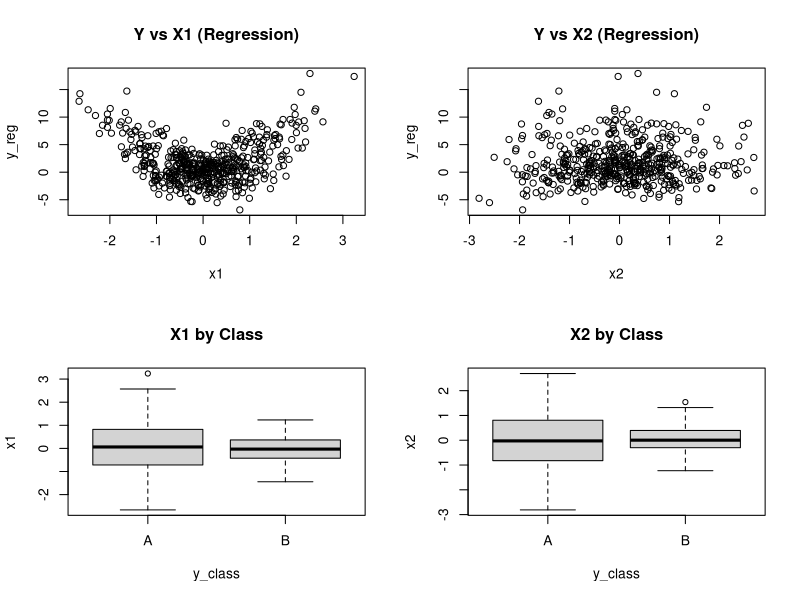
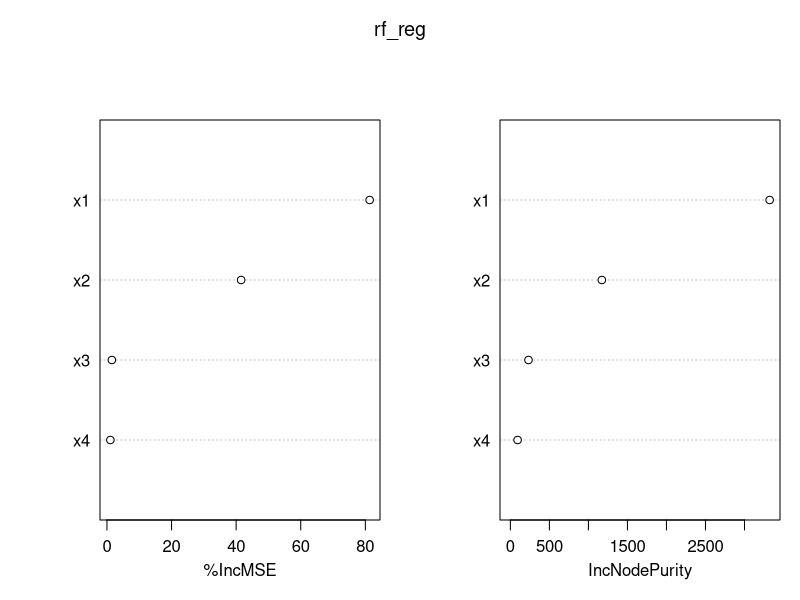
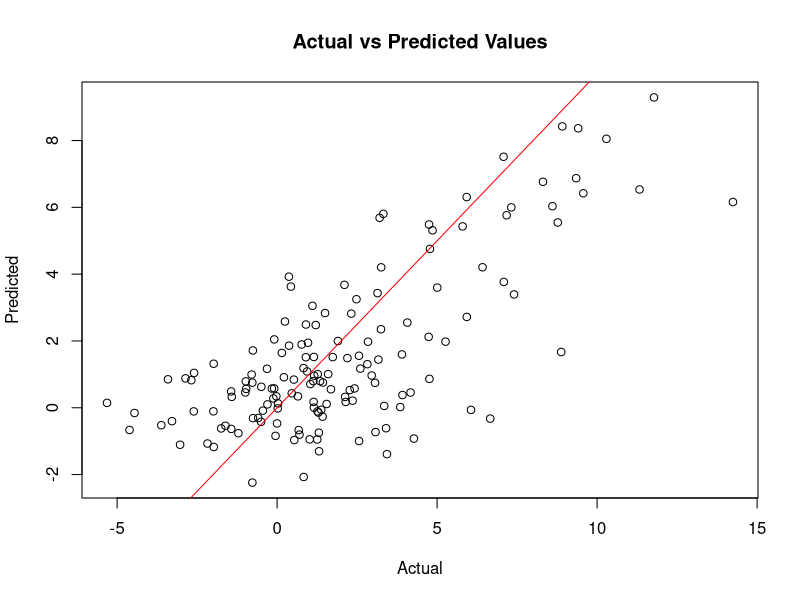
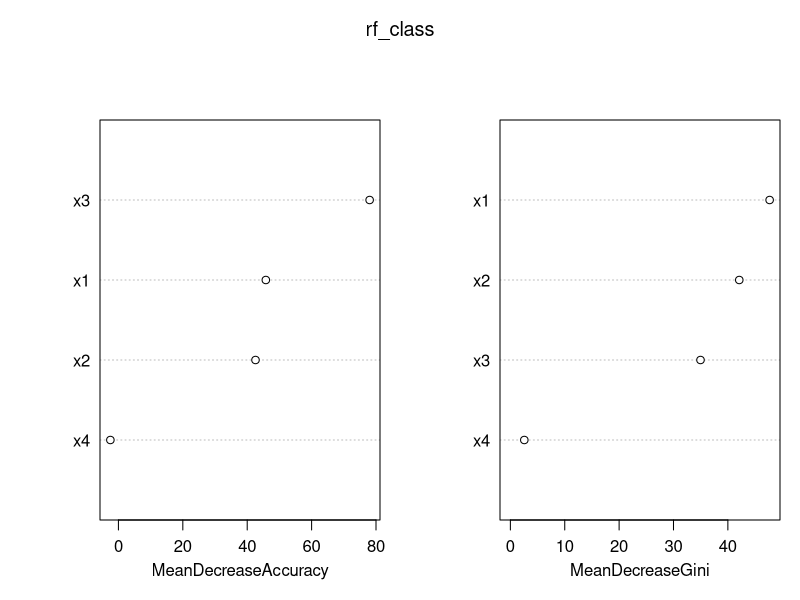
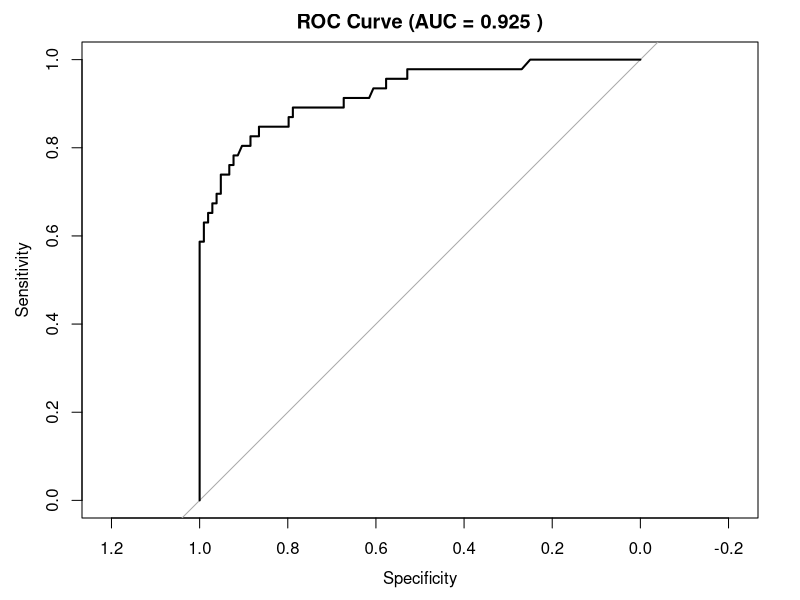
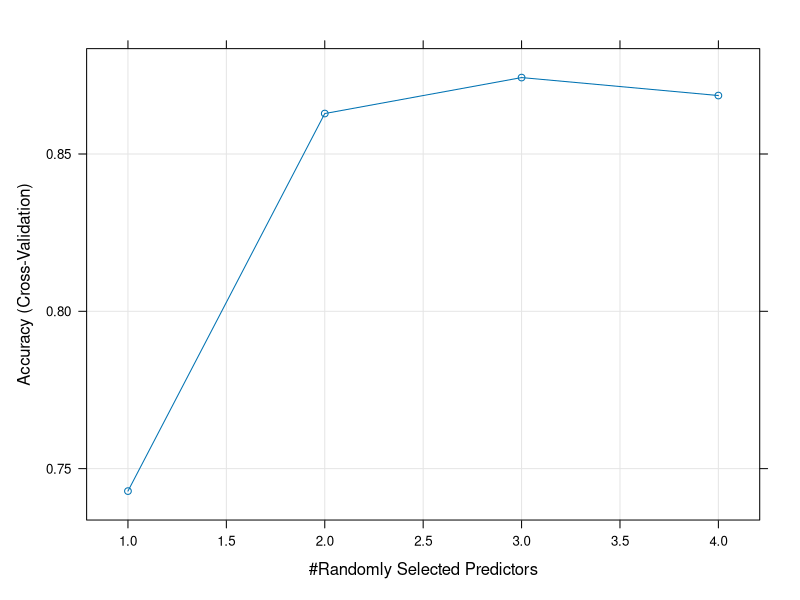

The R source for these figures, in order:
# Generate synthetic data for Random Forest
set.seed(123)
n <- 500  # sample size

# Generate predictors
x1 <- rnorm(n)  # continuous predictor
x2 <- rnorm(n)  # continuous predictor
x3 <- factor(sample(letters[1:4], n, replace = TRUE))  # categorical predictor
x4 <- sample(0:1, n, replace = TRUE)  # binary predictor

# Generate outcome based on a non-linear relationship
# We'll make a complex decision boundary that's ideal for random forest
y_reg <- 2*x1^2 + 3*sin(x1*x2) + 0.5*x1*x2 + rnorm(n, 0, 2)  # continuous outcome for regression
y_class <- factor(ifelse(x1^2 + x2^2 + as.numeric(x3) + rnorm(n, 0, 0.7) > 3, "A", "B"))  # binary outcome for classification

# Combine into data frames
df_reg <- data.frame(y = y_reg, x1 = x1, x2 = x2, x3 = x3, x4 = x4)
df_class <- data.frame(y = y_class, x1 = x1, x2 = x2, x3 = x3, x4 = x4)

# Split data into training and testing sets
set.seed(456)
train_idx <- sample(1:n, 0.7*n)
train_reg <- df_reg[train_idx, ]
test_reg <- df_reg[-train_idx, ]
train_class <- df_class[train_idx, ]
test_class <- df_class[-train_idx, ]

# Descriptive statistics and exploratory visualization
summary(df_reg)
summary(df_class)

# Visualize relationships
par(mfrow = c(2, 2))
plot(x1, y_reg, main = "Y vs X1 (Regression)")
plot(x2, y_reg, main = "Y vs X2 (Regression)")
boxplot(x1 ~ y_class, main = "X1 by Class")
boxplot(x2 ~ y_class, main = "X2 by Class")
par(mfrow = c(1, 1))

# Install and load randomForest package if not already installed
if (!require(randomForest)) {
  install.packages("randomForest")
  library(randomForest)
} else {
  library(randomForest)
}

# Random Forest for Regression
rf_reg <- randomForest(
  y ~ x1 + x2 + x3 + x4, 
  data = train_reg,
  ntree = 500,  # number of trees
  mtry = 2,     # number of variables randomly sampled at each split
  importance = TRUE
)

# Model summary
print(rf_reg)

# Variable importance
varImpPlot(rf_reg)
importance(rf_reg)

# Make predictions
pred_reg <- predict(rf_reg, newdata = test_reg)
mse <- mean((test_reg$y - pred_reg)^2)
rmse <- sqrt(mse)
r_squared <- 1 - sum((test_reg$y - pred_reg)^2) / sum((test_reg$y - mean(test_reg$y))^2)

cat("Regression performance metrics:\n")
cat("Mean Squared Error (MSE):", mse, "\n")
cat("Root Mean Squared Error (RMSE):", rmse, "\n")
cat("R-squared:", r_squared, "\n\n")

# Plot predictions vs actual
plot(test_reg$y, pred_reg, main = "Actual vs Predicted Values",
     xlab = "Actual", ylab = "Predicted")
abline(0, 1, col = "red")  # 45-degree line

# Random Forest for Classification
rf_class <- randomForest(
  y ~ x1 + x2 + x3 + x4, 
  data = train_class,
  ntree = 500,
  mtry = 2,
  importance = TRUE
)

# Model summary
print(rf_class)

# Variable importance
varImpPlot(rf_class)
importance(rf_class)

# Make predictions
pred_class <- predict(rf_class, newdata = test_class)
conf_matrix <- table(Predicted = pred_class, Actual = test_class$y)
accuracy <- sum(diag(conf_matrix)) / sum(conf_matrix)

cat("Classification performance metrics:\n")
cat("Confusion Matrix:\n")
print(conf_matrix)
cat("Accuracy:", accuracy, "\n")

# ROC curve and AUC (for binary classification)
if (length(levels(test_class$y)) == 2) {
  if (!require(pROC)) {
    install.packages("pROC")
    library(pROC)
  } else {
    library(pROC)
  }
  
  pred_prob <- predict(rf_class, newdata = test_class, type = "prob")
  roc_obj <- roc(test_class$y, pred_prob[, 2])
  auc_value <- auc(roc_obj)
  
  plot(roc_obj, main = paste("ROC Curve (AUC =", round(auc_value, 3), ")"))
  cat("AUC:", auc_value, "\n")
}

# Tuning the model with cross-validation
if (!require(caret)) {
  install.packages("caret")
  library(caret)
} else {
  library(caret)
}

# Define tuning grid
tuneGrid <- expand.grid(
  .mtry = c(1, 2, 3, 4)
)

# Set up cross-validation
ctrl <- trainControl(
  method = "cv",         # k-fold cross-validation
  number = 5,            # number of folds
  verboseIter = FALSE
)

# Train model with cross-validation
set.seed(789)
rf_tuned <- train(
  y ~ x1 + x2 + x3 + x4,
  data = train_class,
  method = "rf",
  trControl = ctrl,
  tuneGrid = tuneGrid,
  importance = TRUE
)

# View results
print(rf_tuned)
plot(rf_tuned)

# Best model results
print(rf_tuned$bestTune)
varImp(rf_tuned)

# Final predictions with tuned model
final_pred <- predict(rf_tuned, newdata = test_class)
final_conf_matrix <- table(Predicted = final_pred, Actual = test_class$y)
final_accuracy <- sum(diag(final_conf_matrix)) / sum(final_conf_matrix)

cat("\nTuned model accuracy:", final_accuracy, "\n") 